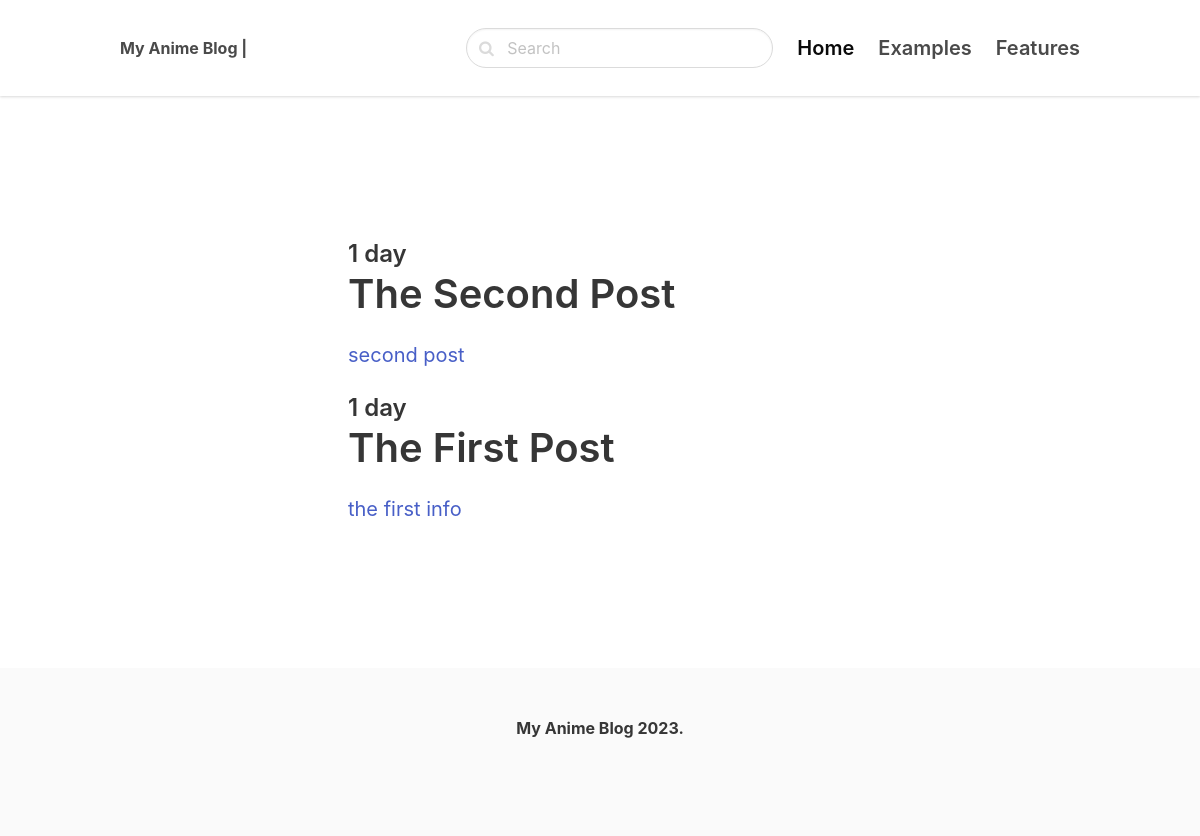
/django/, run on the app's committed database.
### blog/models.py (models this page shows, shortened)
class Post(models.Model):
    category = models.ForeignKey(Category, related_name='posts', on_delete=models.CASCADE)
    title = models.CharField(max_length=250)
    slug = models.SlugField()
    intro = models.TextField()
    body = models.TextField()
    created_at = models.DateTimeField(auto_now_add=True)
    class Meta:
        ordering = ('-created_at',)

### blog/views.py (the view)
# urls.py: path('<slug:slug>/', views.category, name='category_detail'),
def category(request, slug):
    category = get_object_or_404(Category, slug=slug)
    return render(request, 'blog/category.html', {'category': category})

### blog/templates/blog/category.html (shortened to what this page needs)
{% extends 'myanimeblog/base.html' %}
{% block content %}
<section class="hero">
    <div class="hero-body">
        <div class="container">
            <section class="section">
                <div class="columns">
                    <div class="column is-8 is-offset-2">
                          {% for post in category.posts.all %}
                            <div class="content is-medium">
                                <a href ="{% url 'post_detail' post.category.slug post.slug %}">
                                    <h2 class="subtitle is-4">{{ post.created_at|timesince }}</h2>
                                        <h1 class="title">{{ post.title }}</h1>
                                        <p>{{ post.intro }}</p>
                                </a>
                            </div>
                        {% endfor %}
                    </div>
                </div>
            </section>
        </div>
    </div>
</section>
{% endblock %}

### data on the page
Post: created_at "1 day", title "The Second Post", intro "second post"
Post: created_at "1 day", title "The First Post", intro "the first info"
